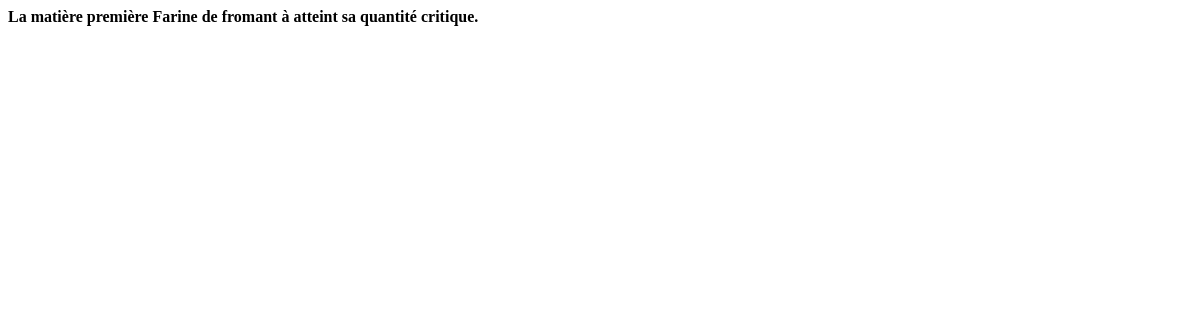
Page /bakery/check_notifications/ (signed in) on the earlier database version.
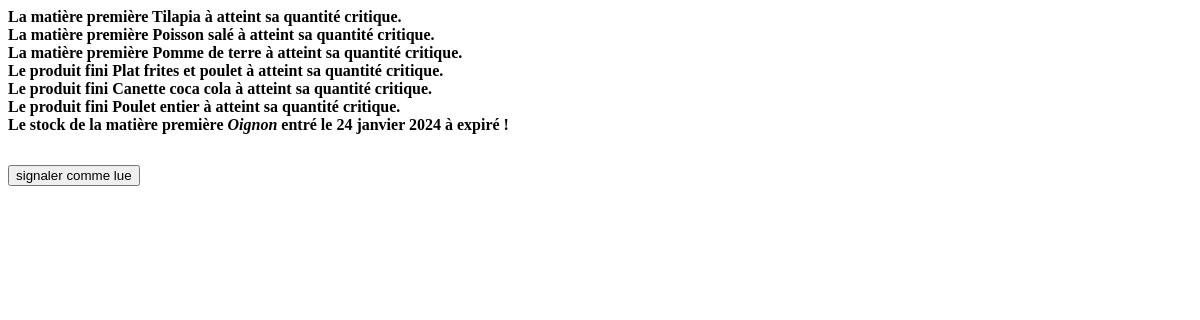
Same page on the later database version.
### bakery/models.py (models this page shows, shortened)
class MatierePremiere(models.Model):
    class Meta:
        verbose_name = "Matière première"
    libelle = models.CharField(max_length=255)
    description = models.TextField()
    unite = models.ForeignKey(Unite, on_delete=models.CASCADE)
    critic_qts = models.IntegerField(default=0, blank=True, null=True)
    total_entry = models.IntegerField(default=0, blank=True, null=True)
    total_out = models.IntegerField(default=0, blank=True, null=True)
    type_mp = models.CharField(choices=types_produit, max_length=100, null=True, blank=True, verbose_name="type de matière")
    @property
    def in_stock(self):
        total = 0
        entries = EntreeMp.objects.filter(matiere_premiere=self)
        outs = SortieMp.objects.filter(matiere_premiere=self)
        for entry in entries:
            total += entry.qts
        for out in outs:
            total -= out.qts
        return total

class ProduitFini(models.Model):
    class Meta:
        verbose_name = "Produit fini"
    libelle = models.CharField(max_length=255)
    description = models.TextField()
    unite = models.ForeignKey(Unite, on_delete=models.CASCADE)
    critic_qts = models.IntegerField(default=0, blank=True, null=True)
    price = models.DecimalField(max_digits=10, decimal_places=2, null=True, blank=True, default=0, verbose_name="prix")
    type_produit = models.CharField(choices=types_produit, max_length=100, null=True, blank=True, verbose_name="type de produit")
    total_entry = models.IntegerField(default=0, blank=True, null=True)
    total_out = models.IntegerField(default=0, blank=True, null=True)
    total_sale = models.DecimalField(max_digits=10, decimal_places=2, null=True, blank=True, default=0)
    @property
    def in_stock(self):
        total = 0
        entries = EntreePF.objects.filter(produit_fini=self)
        outs = SortiePF.objects.filter(produit_fini=self)
        for entry in entries:
            total += entry.qts
        for out in outs:
            total -= out.qts
        return total

class EntreeMp(models.Model):
    class Meta:
        verbose_name = "Entrées de matière première"
    matiere_premiere = models.ForeignKey(MatierePremiere, on_delete=models.CASCADE, null=True, verbose_name="matière première")
    qts = models.IntegerField()
    date = models.DateField(auto_now_add=True, null=True)
    heure = models.TimeField(auto_now_add=True, null=True)
    date_exp = models.DateField(null=True, blank=True, verbose_name="date expiration")
    price = models.DecimalField(max_digits=10, decimal_places=2, null=True, verbose_name="cout total")
    devise = models.CharField(max_length=25, choices=devises, default=devises[1][0])
    completed = models.BooleanField(default=False)
    added_at = models.DateTimeField(auto_now_add=True, null=True)
    is_read_expired = models.BooleanField(default=False)
    taux = models.DecimalField(max_digits=10, decimal_places=2, null=True, blank=True, default=0)
    @property
    def get_expiration_days(self):
        date_actuelle = datetime.date.today()
        days = 0
        if self.date_exp is not None:
            days = self.date_exp - date_actuelle
        return days.days

### bakery/views.py (the view)
# urls.py: path('check_notifications/', check_notifications, name='check-notifications'),
@login_required(login_url='login')
def check_notifications(request):
    mps = MatierePremiere.objects.all()
    pfs = ProduitFini.objects.all()
    fournitures = Fourniture.objects.all()
    entries = EntreeMp.objects.filter(date_exp__isnull=False, is_read_expired=False)
    critic_mps = []
    critic_pfs = []
    critic_fournitures = []
    expirations = []
    for e in entries:
        if 30 >= e.get_expiration_days >= 0:
            expirations.append(e)
    for mp in mps:
        if mp.in_stock <= mp.critic_qts and is_order_mp(mp) is False:
            critic_mps.append(mp)
    for pf in pfs:
        if pf.in_stock <= pf.critic_qts:
            critic_pfs.append(pf)
    for fo in fournitures:
        if fo.in_stock <= fo.critic_qts and is_order_fourniture(fo) is False:
            critic_fournitures.append(fo)
    return render(request, 'bakery/partials/notifications.html',
                  context={'critic_mps': critic_mps, 'critic_pfs': critic_pfs,
                           'critic_fournitures': critic_fournitures, 'expirations': expirations})

### bakery/models.py (called while the page is built)
    @property
    def in_stock(self):
        total = 0
        entries = EntreeFourniture.objects.filter(fourniture=self)
        outs = SortieFourniture.objects.filter(fourniture=self)
        for entry in entries:
            total += entry.qts
        for out in outs:
            total -= out.qts
        return total

### bakery/views.py (called while the page is built)
def is_order_mp(mp: MatierePremiere):
    orders = CommandeMp.objects.filter(etat=False)
    for o in orders:
        lines = LigneCommandeMp.objects.filter(commande=o)
        for line in lines:
            if line.matiere_premiere == mp:
                return True
    return False

### templates/bakery/partials/notifications.html (shortened to what this page needs)
{% for c in critic_mps %}
    <div class="nk-notification-item dropdown-inner">
        <div class="nk-notification-content">
            <div class="nk-notification-text text-md"><strong>La matière
            première {{ c.libelle }} à atteint sa quantité critique.</strong></div>
        </div>
    </div>
{% endfor %}
{% for c in critic_pfs %}
    <div class="nk-notification-item dropdown-inner">
        <div class="nk-notification-content">
            <div class="nk-notification-text text-lg"><strong>Le produit
            fini {{ c.libelle }} à atteint sa quantité critique.</strong></div>
        </div>
    </div>
{% endfor %}
{% for e in expirations %}
    <div class="nk-notification-item dropdown-inner">
        <div class="nk-notification-content">
            <div class="nk-notification-text">
                {% if e.get_expiration_days > 0 %}
                    <strong>Le stock de la matière première <i>{{ e.matiere_premiere.libelle }}</i> entré le {{ e.date }} expire dans {{ e.get_expiration_days }} jours !</strong>
                {% elif e.get_expiration_days <= 0 %}
                    <strong>Le stock de la matière première <i>{{ e.matiere_premiere.libelle }}</i> entré le {{ e.date }} à expiré !</strong>
                {% endif %}
            </div>
            <button hx-get="{% url 'notification-hasread' e.id %}" hx-swap="outerHTML" id="submit-btn" name="submit-entry"
                                                            class="btn btn-success bg-green-500"
                                                            style="margin-top: 31px"><span>signaler comme lue</span></button>
        </div>
    </div>
{% endfor %}

Differences in the rows shown:
no longer on this page (row unchanged): MatierePremiere: libelle "Farine de fromant"
added MatierePremiere: libelle "Tilapia"
added MatierePremiere: libelle "Poisson salé"
added MatierePremiere: libelle "Pomme de terre"
added ProduitFini: libelle "Plat frites et poulet"
added ProduitFini: libelle "Canette coca cola"
added ProduitFini: libelle "Poulet entier"
added EntreeMp: matiere_premiere.libelle "Oignon", date "24 janvier 2024"
